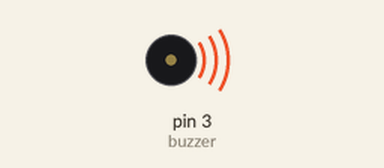
Simulated run of this sketch. Board: Arduino Uno, built with avr-gcc and run on an emulated ATmega328P. On the bench: buzzer (waves = sounding).

Above: at 0.9 s.
At 12.92 s:
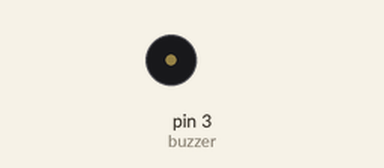
Timing chart, 0 to 14.6 s (numbered marks = the images above):
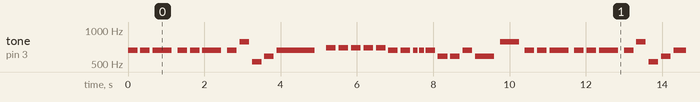

The sketch:

Basic_Buzzer_Jingle_Bells.ino
```cpp
int buzzer = 3;

// Notes
#define NOTE_E5 659
#define NOTE_G5 784
#define NOTE_C5 523
#define NOTE_D5 587
#define NOTE_F5 698
#define NOTE_A5 880
#define NOTE_B5 988

// Melody (main + verse)
int melody[] = {
  NOTE_E5, NOTE_E5, NOTE_E5,
  NOTE_E5, NOTE_E5, NOTE_E5,
  NOTE_E5, NOTE_G5, NOTE_C5, NOTE_D5, NOTE_E5,

  NOTE_F5, NOTE_F5, NOTE_F5, NOTE_F5,
  NOTE_F5, NOTE_E5, NOTE_E5, NOTE_E5, NOTE_E5,
  NOTE_E5, NOTE_D5, NOTE_D5, NOTE_E5, NOTE_D5, NOTE_G5,

  NOTE_E5, NOTE_E5, NOTE_E5,
  NOTE_E5, NOTE_E5, NOTE_E5,
  NOTE_E5, NOTE_G5, NOTE_C5, NOTE_D5, NOTE_E5,

  NOTE_F5, NOTE_F5, NOTE_F5, NOTE_F5,
  NOTE_F5, NOTE_E5, NOTE_E5, NOTE_E5, NOTE_G5,
  NOTE_G5, NOTE_F5, NOTE_D5, NOTE_C5
};

// Note durations (smaller = faster)
int noteDurations[] = {
  4,4,2,
  4,4,2,
  4,4,4,4,1,

  4,4,4,4,
  4,4,4,8,8,
  4,4,4,4,2,2,

  4,4,2,
  4,4,2,
  4,4,4,4,1,

  4,4,4,4,
  4,4,4,8,8,
  4,4,4,4
};

void setup() {}

void loop() {
  int size = sizeof(melody) / sizeof(int);

  for (int i = 0; i < size; i++) {
    int duration = 1000 / noteDurations[i];
    tone(buzzer, melody[i], duration);

    int pause = duration * 1.3;
    delay(pause);
    noTone(buzzer);
  }

  delay(3000); // pause before repeating
}
```

Measured:
- by itself, tone on pin 3 (buzzer): plays 659 Hz for 0.25 s, 659 Hz for 0.25 s, 659 Hz for 0.50 s, 659 Hz for 0.25 s, 659 Hz for 0.25 s, 659 Hz for 0.50 s … (293 notes in this stretch)
